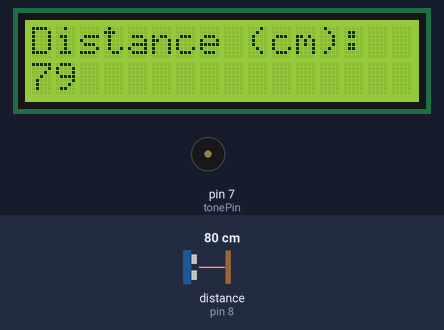
Recording of a sketch running on a simulated Arduino Uno, built with avr-gcc and run on an emulated ATmega328P. Parts: 16×2 character LCD, buzzer (waves = sounding). Wiring (inferred from the names in the program): ultrasonic range finder: trigger pin 9; echo pin 8. The test bench sets the inputs (shaded band); at power-on: distance to the obstacle (sensor on pin 8) 80 cm. The echo pulse lasts 58.3 µs per cm.

Above: at 1.2 s.
1.3 s: distance to the obstacle (sensor on pin 8) set to 14 cm
At 2.5 s:
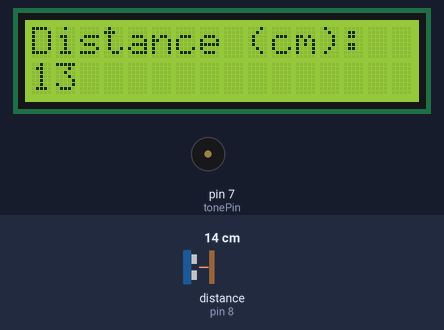
2.8 s: distance to the obstacle (sensor on pin 8) set to 10 cm
At 4.2 s:
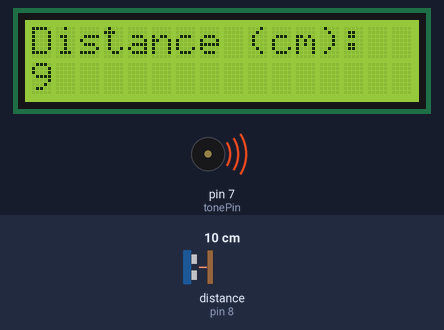
5.8 s: distance to the obstacle (sensor on pin 8) set to 2 cm
At 8.6 s:
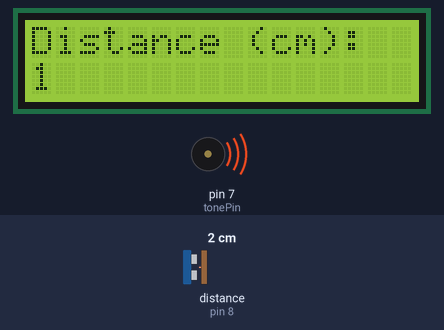
Timing chart, 0 to 14.8 s (numbered marks = the images above; inputs shaded):
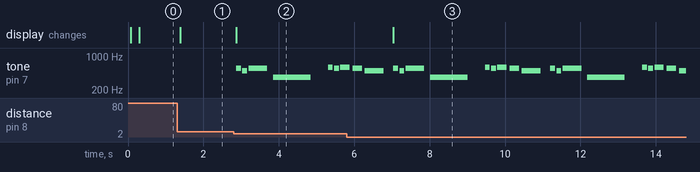

Measured:
- the behaviour switches between 13 and 12 cm on distance to the obstacle (sensor on pin 8) (found by bisection; images 1 and 2)
- after the input at 1.3 s, the display: changes after 0.09 s (image 1)
- after the input at 2.8 s, tone on pin 7 (tonePin): plays 554 Hz for 0.13 s, 494 Hz for 0.13 s, 554 Hz for 0.50 s, 370 Hz for 1.0 s, 587 Hz for 0.13 s, 554 Hz for 0.13 s … (7 notes in this stretch), starting after 0.07 s; the display: changes after 0.07 s (image 2)
- after the input at 5.8 s, the display: changes after 1.2 s (image 3)

The sketch:

final_countdown.ino
```cpp
#include <LiquidCrystal.h>
#include <pitches.h>

// initialize the library by associating any needed LCD interface pin
// with the arduino pin number it is connected to
const int rs = 12, en = 11, d4 = 5, d5 = 4, d6 = 3, d7 = 2;
LiquidCrystal lcd(rs, en, d4, d5, d6, d7);

// ultrasonic sensor
#define trigPin 9
#define echoPin 8

// tone
#define tonePin 7
#define MELODY_LENGTH 10
int melody[] = {
  NOTE_CS5, NOTE_B4, NOTE_CS5, NOTE_FS4, 0, NOTE_D5, NOTE_CS5, NOTE_D5, NOTE_CS5, NOTE_B4
};

// note durations: 4 = quarter note, 8 = eighth note, etc.:
int noteDurations[] = {
  8, 8, 2, 1, 8, 8, 8, 4, 4, 2
};

void setup() {
  // set up the LCD's number of columns and rows:
  lcd.begin(16, 2);
  // Print a message to the LCD.
  lcd.print("Distance (cm):");

  // ultrasonic sensor setup
  Serial.begin (9600);
  pinMode(trigPin, OUTPUT);
  pinMode(echoPin, INPUT);
}


void tone() {
  // iterate over the notes of the melody:
  for (int thisNote = 0; thisNote < MELODY_LENGTH; thisNote++) {

    // to calculate the note duration, take one second divided by the note type.
    //e.g. quarter note = 1000 / 4, eighth note = 1000/8, etc.
    int noteDuration = 1000 / noteDurations[thisNote];
    tone(tonePin, melody[thisNote], noteDuration);

    // to distinguish the notes, set a minimum time between them.
    // the note's duration + 30% seems to work well:
    int pauseBetweenNotes = noteDuration * 1.30;
    delay(pauseBetweenNotes);
    // stop the tone playing:
    noTone(tonePin);
  }
}

void loop() {

  // get distance
  long duration, distance;
  digitalWrite(trigPin, LOW);
  delayMicroseconds(2);
  digitalWrite(trigPin, HIGH);
  delayMicroseconds(10);
  digitalWrite(trigPin, LOW);
  duration = pulseIn(echoPin, HIGH);
  distance = (duration/2) / 29.1;

  lcd.clear();
  lcd.setCursor(0, 0);
  lcd.print("Distance (cm):");
  lcd.setCursor(0, 1);
  lcd.print(distance);

  if(distance < 12) {
    tone();
  }

  delay(100);
}
```
